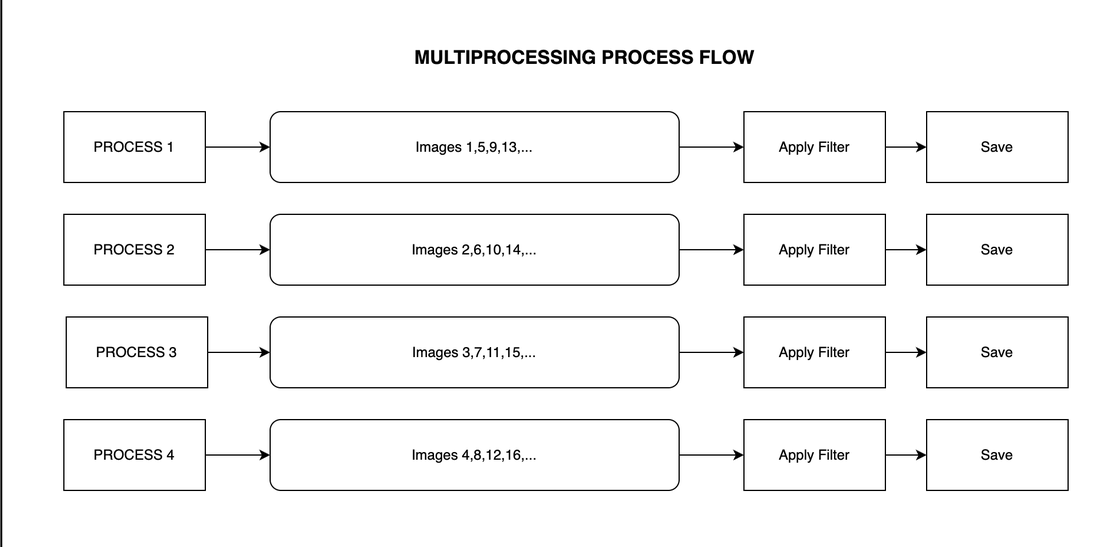
#> input picture src/assests/multiprocessing-flow.png.png, 1112 x 547 px; its folder holds only this picture in this run
$ python -i concurrent_processor.py   (imports and definitions only)   (older library calls are emulated)
#> lines starting #> are read from the running program, lines starting #| are printed output that depends on the picture
#> further down, picture is the input picture: shape (547, 1112, 3); min 0, max 255, mean 246.4
import os
import cv2
import numpy as np
import time
from concurrent.futures import ThreadPoolExecutor
from multiprocessing import cpu_count

# ============ FILTER FUNCTIONS ============

def grayscale(image):
    return cv2.cvtColor(image, cv2.COLOR_BGR2GRAY)

def gaussian_blur(image):
    return cv2.GaussianBlur(image, (5, 5), 1.0)

def edge_detection(image):
    if len(image.shape) == 3:
        gray = cv2.cvtColor(image, cv2.COLOR_BGR2GRAY)
    else:
        gray = image

    sobelx = cv2.Sobel(gray, cv2.CV_64F, 1, 0, ksize=3)
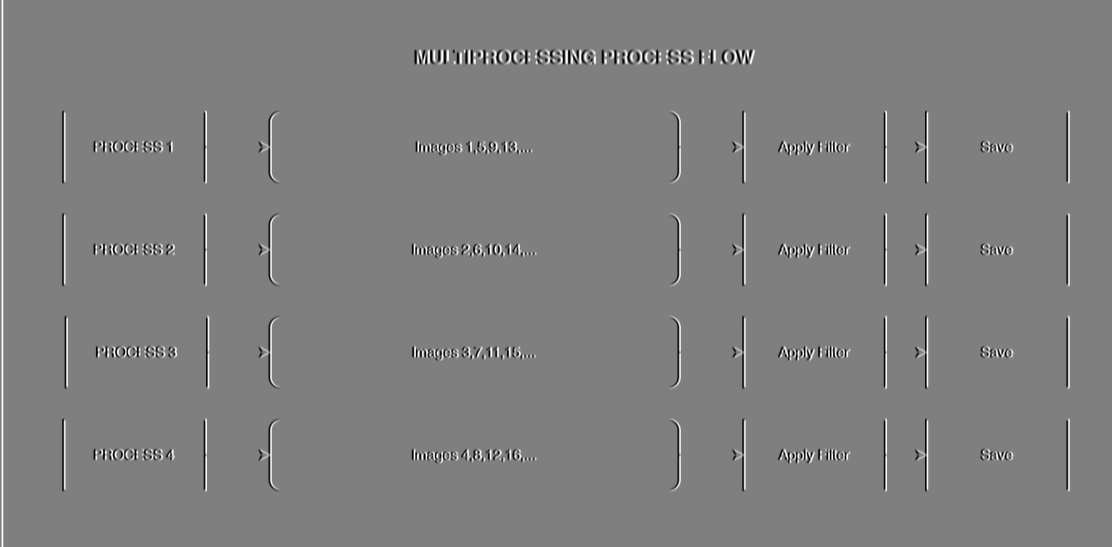
#> sobelx: shape (547, 1112) float64; min -1020, max 1020, mean 1.5; drawn with min black and max white
    sobely = cv2.Sobel(gray, cv2.CV_64F, 0, 1, ksize=3)
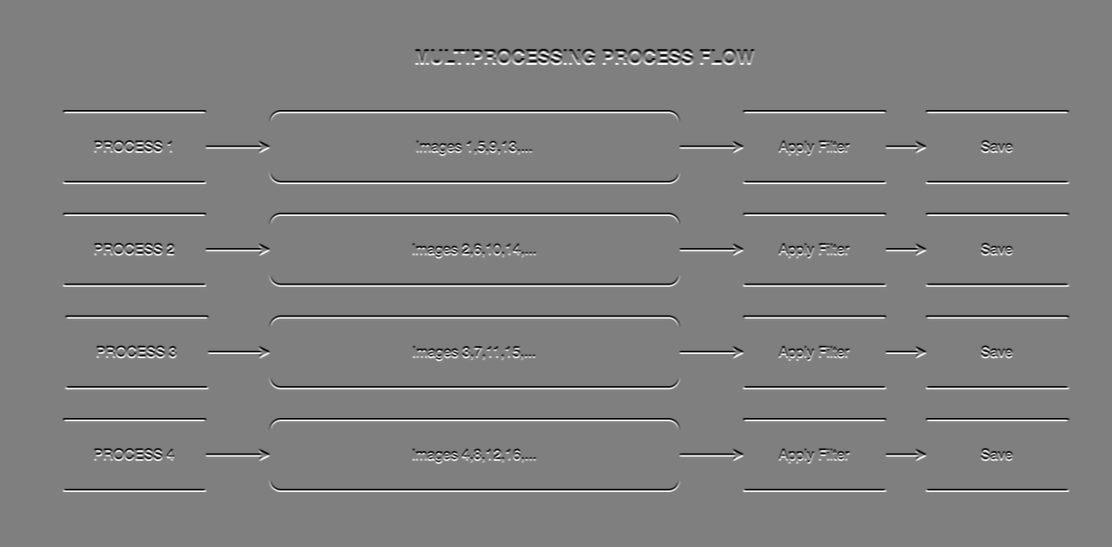
#> sobely: shape (547, 1112) float64; min -1020, max 1020, mean 0; drawn with min black and max white
    edges = np.sqrt(sobelx**2 + sobely**2)
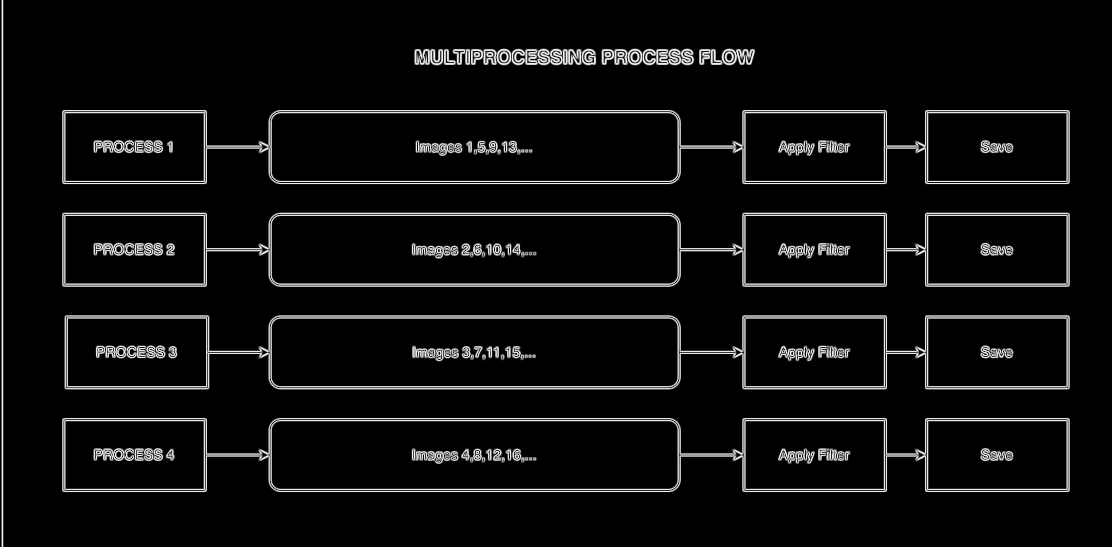
#> edges: shape (547, 1112) float64; min 0, max 1086.4, mean 59.7; drawn with min black and max white
    return np.uint8(np.clip(edges, 0, 255))
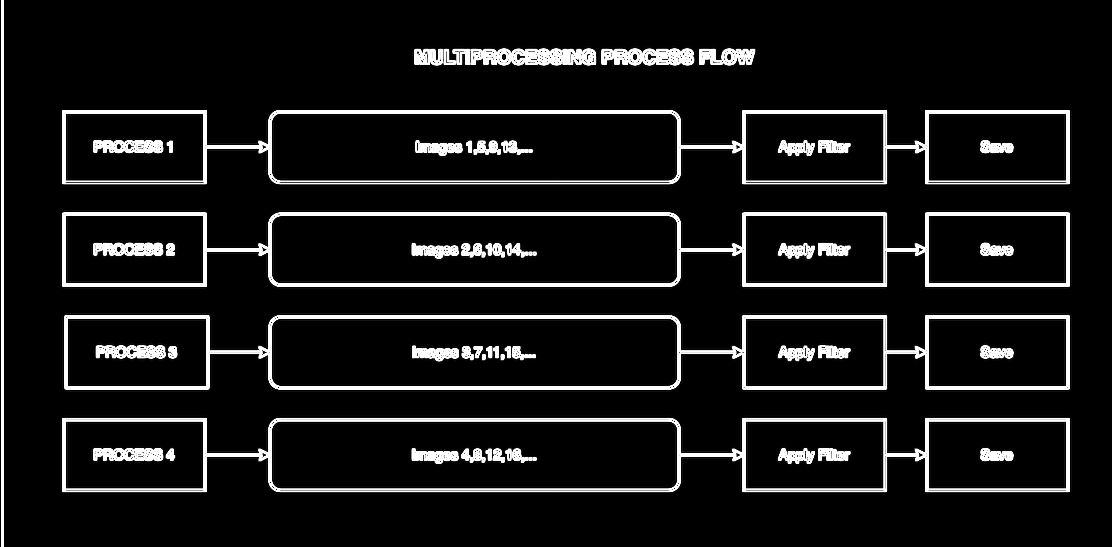
#> returned value: shape (547, 1112); min 0, max 255, mean 23.5

# [5 lines left out: function sharpen, not called in this run]

def brightness_adjustment(image, factor=1.3):
    return np.uint8(np.clip(image * factor, 0, 255))


# ============ IMAGE PROCESSING TASK ============

# [43 lines left out: functions process_image_task, collect_image_paths, create_output_dirs, not called in this run]


# ============ MAIN EXECUTION ============

# [55 lines not run here, left out]

>>> import cv2
>>> picture = cv2.imread('assests/multiprocessing-flow.png.png')
>>> result = edge_detection(picture)

$ run again, on src/assests/multiprocessing-logic.png
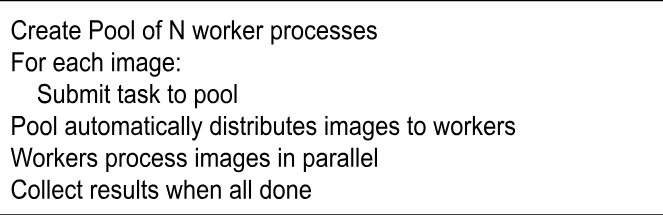
#> input picture src/assests/multiprocessing-logic.png, 663 x 215 px
#> picture is the input picture: shape (215, 663, 3); min 0, max 255, mean 233.6
#> in edge_detection, `sobely = cv2.Sobel(gray, cv2.CV_64F, 0, 1, ksize=3)`:
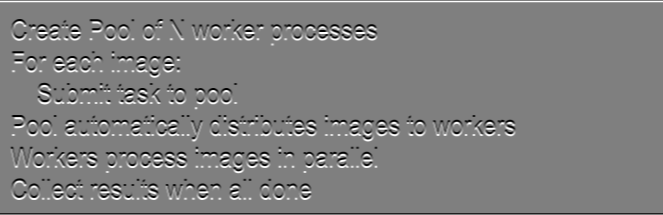
#> sobely: shape (215, 663) float64; min -1020, max 1020, mean 2.4; drawn with min black and max white
#> in edge_detection, `return np.uint8(np.clip(edges, 0, 255))`:
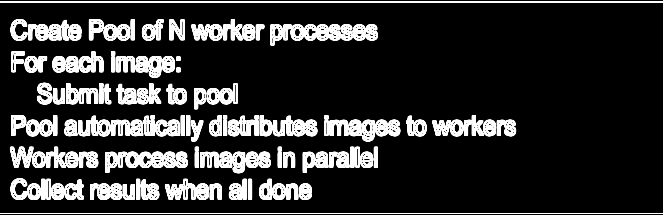
#> returned value: shape (215, 663); min 0, max 255, mean 47.9

$ run again, on src/assests/sequential-flow.png
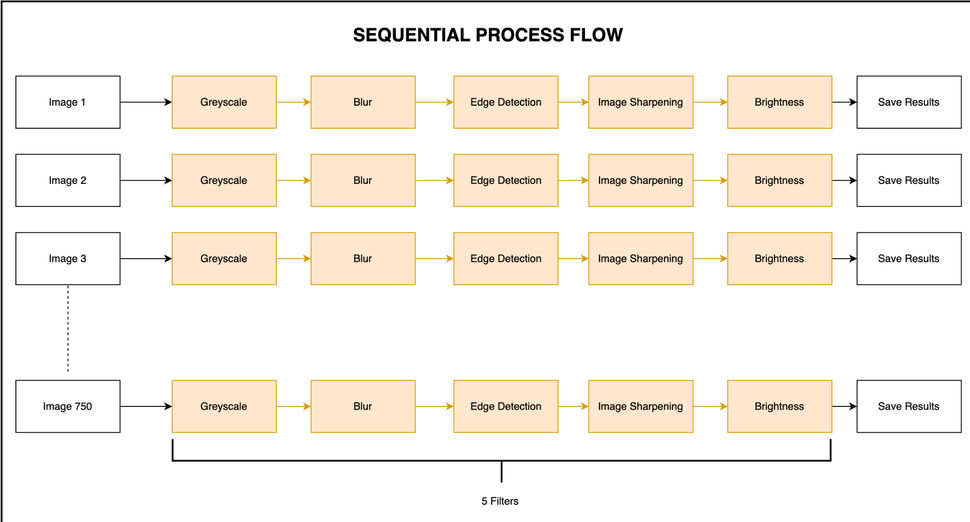
#> input picture src/assests/sequential-flow.png, 970 x 522 px
#> picture is the input picture: shape (522, 970, 3); mean B, G, R 234.9, 242.2, 247.9
#> in edge_detection, `sobely = cv2.Sobel(gray, cv2.CV_64F, 0, 1, ksize=3)`:
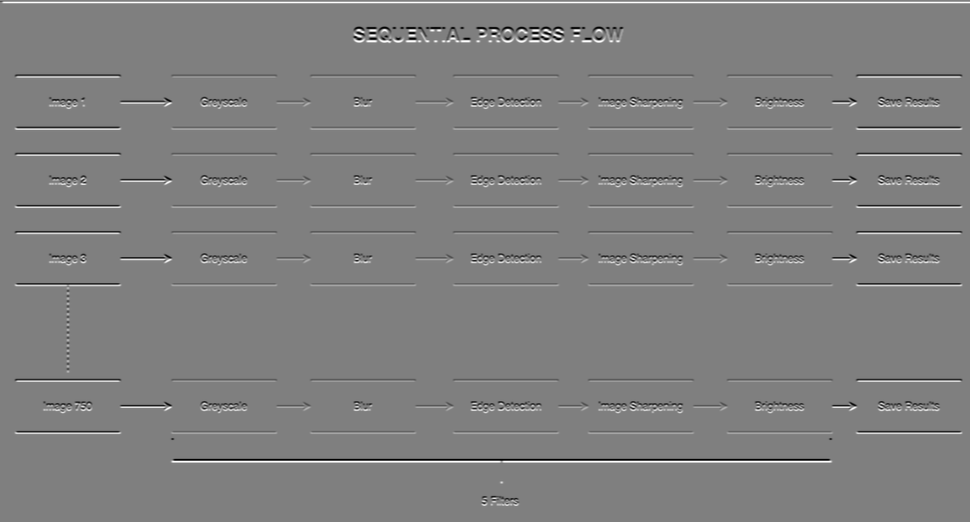
#> sobely: shape (522, 970) float64; min -1020, max 1020, mean 2.9; drawn with min black and max white
#> in edge_detection, `return np.uint8(np.clip(edges, 0, 255))`:
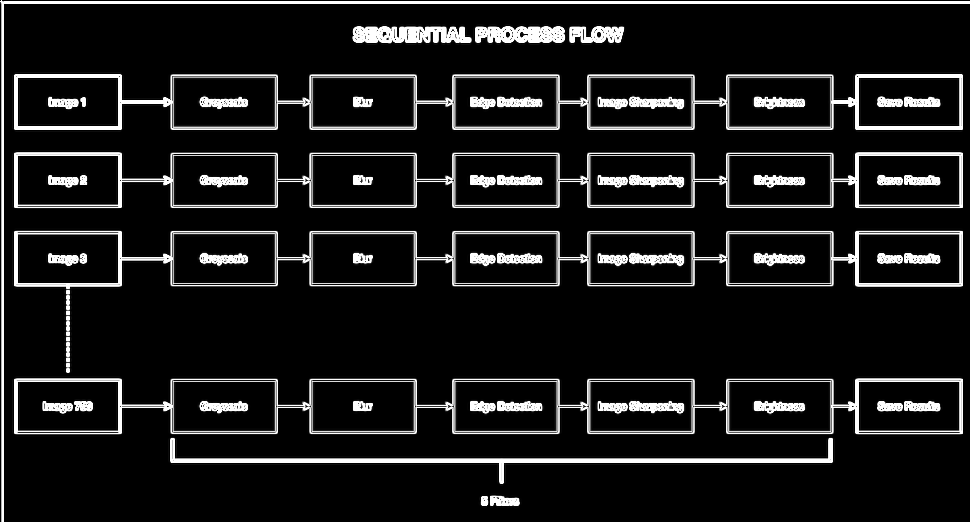
#> returned value: shape (522, 970); min 0, max 255, mean 26.7

$ run again, on src/assests/threadpool-flow.png
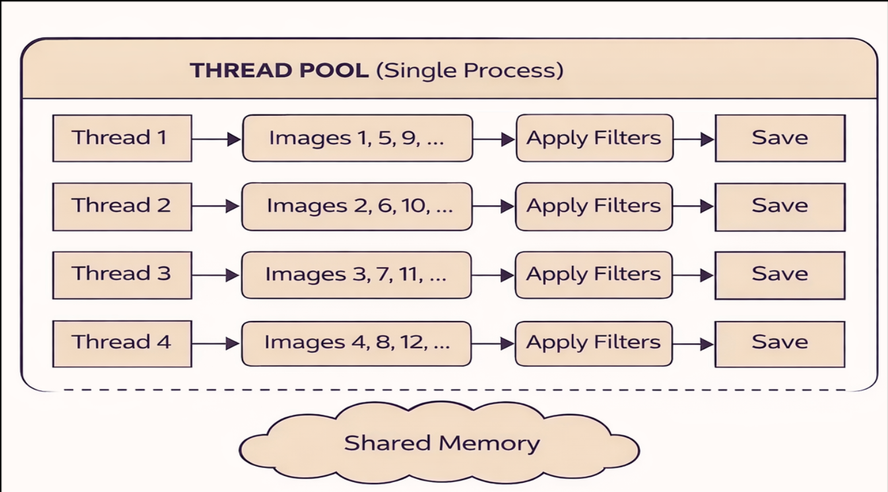
#> input picture src/assests/threadpool-flow.png, 888 x 492 px
#> picture is the input picture: shape (492, 888, 3); mean B, G, R 213.9, 221.8, 234.3
#> in edge_detection, `sobely = cv2.Sobel(gray, cv2.CV_64F, 0, 1, ksize=3)`:
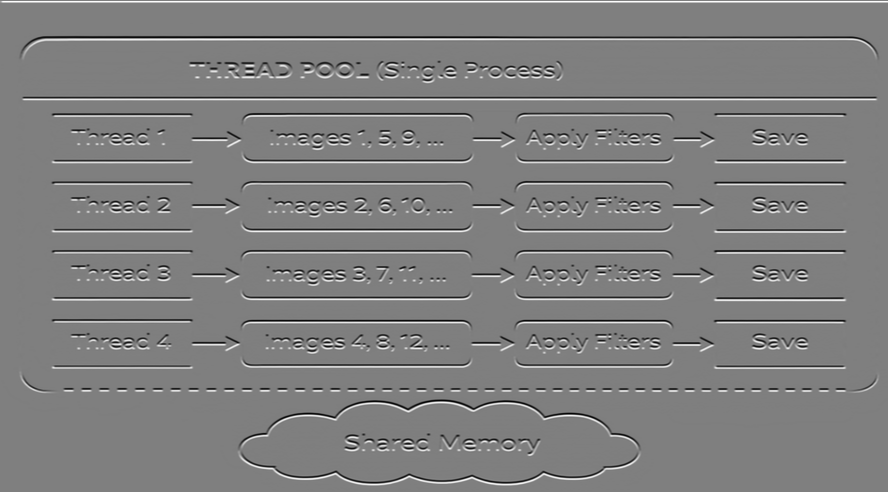
#> sobely: shape (492, 888) float64; min -998, max 1004, mean 3.1; drawn with min black and max white
#> in edge_detection, `return np.uint8(np.clip(edges, 0, 255))`:
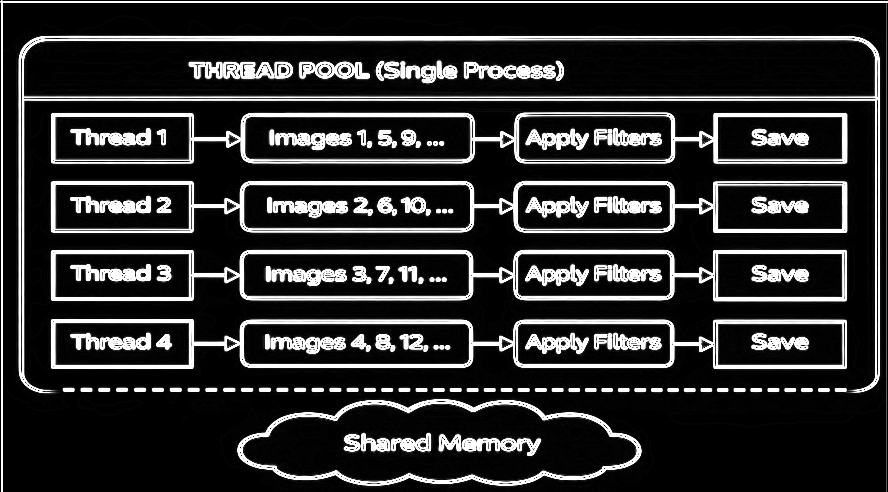
#> returned value: shape (492, 888); min 0, max 255, mean 45.8
